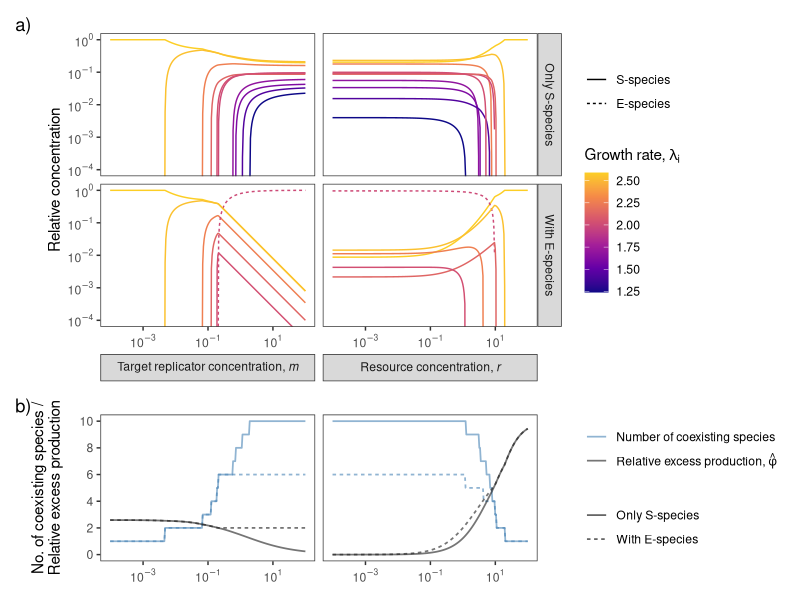

Write the R code that produced this figure.
library(tidyverse)
library(patchwork)



dat <- read_tsv("../data/alldata_tidy.tsv", col_types = "cldicdddi") |>
  filter(conc > 0) |>
  mutate(
    species = as_factor(species),
    type = fct_relevel(type, "S-species", "E-species"),
    param = as_factor(ifelse(param == "m",
                             "'Target replicator concentration,'~italic('m')",
                             "'Resource concentration,'~italic('r')")),
    expType = ifelse(expType, "With E-species", "Only S-species")
  )


p1 <- dat |>
  ggplot(aes(x = paramValue, y = conc, color = growthRate,
             group = species, linetype = type)) +
  geom_line() +
  scale_x_log10(labels = scales::label_log()) +
  scale_y_log10(labels = scales::label_log()) +
  scale_color_viridis_c(option = "C", end = 0.9) +
  labs(x = NULL, y = "Relative concentration",
       linetype = NULL, color = expression(paste("Growth rate, ", lambda[i]))) +
  facet_grid(expType ~ param, labeller = labeller(.cols = label_parsed), switch = "x") +
  coord_cartesian(ylim = c(1e-4, NA)) +
  theme_bw() +
  theme(panel.grid = element_blank(), strip.placement = "outside")


p2 <- dat |>
  pivot_longer(excessProd | numTypes) |>
  mutate(name = fct_relevel(name, "numTypes", "excessProd")) |>
  ggplot(aes(x = paramValue, y = value, color = name, linetype = expType)) +
  geom_line(linewidth = 0.6, alpha = 0.6) +
  facet_wrap(~ param, labeller = label_parsed) +
  scale_x_log10(labels = scales::label_log()) +
  scale_y_continuous(name = "No. of coexisting species /\nRelative excess production",
                     breaks = (0:5) * 2, limits = c(0, 10)) +
  scale_color_manual(
    values = c("numTypes" = "steelblue", "excessProd" = "gray10"),
    labels = c("numTypes" = "Number of coexisting species",
               "excessProd" = expression(paste("Relative excess production, ",hat(phi))))
  ) +
  labs(x = NULL, color = NULL, linetype = NULL) +
  theme_bw() +
  theme(panel.grid = element_blank(),
        strip.placement = "outside", strip.text.x = element_blank())



p <- (p1 / p2 +
        plot_layout(heights = c(2, 1), tag_level = "new") +
        plot_annotation(tag_levels = list(c("a)", "b)"), "1")))

show(p)
#ggsave("../figures/new_fig2.pdf", device = cairo_pdf, width = 8, height = 7)
